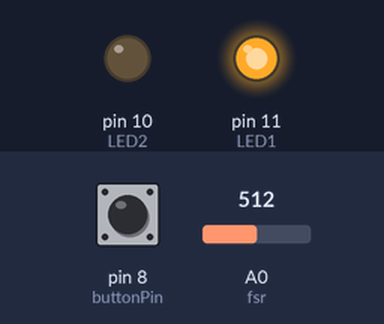
The sketch below on a simulated Arduino Uno, built with avr-gcc and run on an emulated ATmega328P. Shown: output pins drawn as LEDs (lit = HIGH). Inputs (shaded band) come from the test bench; at power-on: pin 8 (buttonPin) HIGH, A0 (fsr) = 512.

Above: at 0.1 s.
Timing chart, 0 to 1.6 s (numbered marks = the images above):
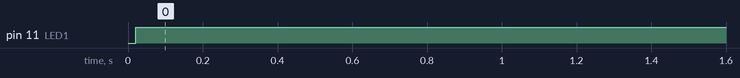

The sketch:

test11127.ino
```cpp
const int buttonPin = 8;   //placeholder of magnetic sensor
const int fsr= A0;
int fsrreading;

const int LED1 =  11;      // creates variable called LED and assigns value of 13
const int LED2=10;

// sets up integer variables that will change over time, assigns initial values
int LEDState = LOW;         // tracks current state of LED pin
int buttonState = LOW;             // tracks current reading of button pin
int lastButtonState = LOW;   // tracks previous reading of button pin


// setup runs once at startup
void setup() {
  pinMode(buttonPin, INPUT_PULLUP);  // initialize pushbutton pin as an input.
  pinMode(LED1, OUTPUT);
  pinMode(LED2, OUTPUT);// initialize LED pin as an output
}

// loop runs infinitely
void loop() {
  Serial.print("FSR READING: ");
int fsrreading = analogRead(fsr);// Read the FSR pin and store the output as fsrreading:
  Serial.println(fsrreading);
delay(10);

  buttonState = digitalRead(buttonPin); // read value of buttonPin and store it in buttonState
  delay (10); //small delay for physical button debouncing, to increase accuracy

   if (buttonState == HIGH && fsrreading >250) { // if button is pressed (voltage received on pin 2)
    Serial.println(" - Trap");
    digitalWrite(LED1, HIGH);
    digitalWrite(LED2,LOW);// send voltage to LED pin

  } else if (buttonState==LOW && fsrreading<250){   //otherwise
    Serial.println(" - No Trap");
    digitalWrite(LED1, LOW);
    digitalWrite(LED2,HIGH);
  }


}
```

Measured:
- by itself, pin 11 (LED1): LOW → HIGH at 0.02 s
